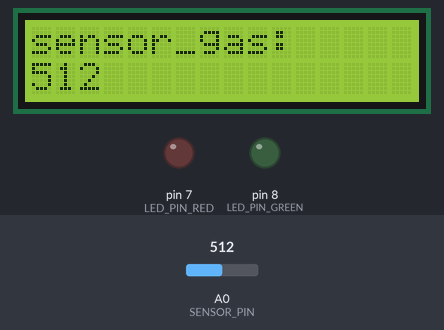
Bench run of a sketch on a simulated Arduino Uno, built with avr-gcc and run on an emulated ATmega328P. Shown: 16×2 character LCD, output pins drawn as LEDs (lit = HIGH). The test bench sets the inputs (shaded band); at power-on: A0 (SENSOR_PIN) = 512. What the sketch prints to the serial monitor is not drawn.

Above: at 11.2 s.
11.3 s: A0 (SENSOR_PIN) set to 483
At 13.1 s:
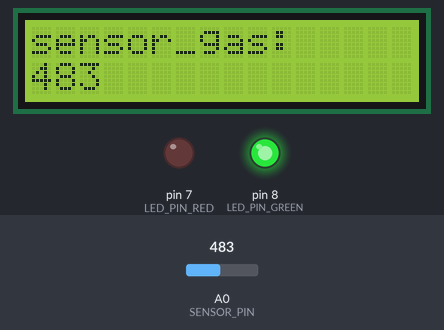
13.6 s: A0 (SENSOR_PIN) set to 1011
At 14.8 s:
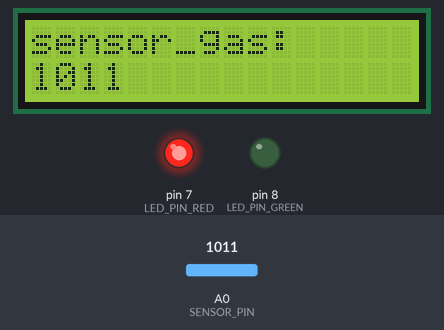
15.6 s: A0 (SENSOR_PIN) set to 1023
At 16.5 s:
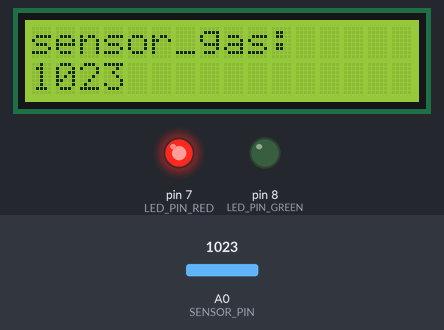
Timing chart, 0 to 18.6 s (numbered marks = the images above; inputs shaded):
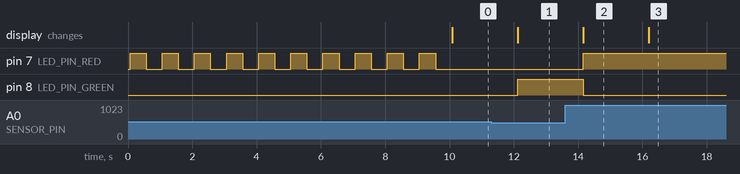

Measured:
- the behaviour switches between 500 and 499 on A0 (SENSOR_PIN) (found by bisection; images 0 and 1)
- after the input at 11.3 s, pin 8 (LED_PIN_GREEN): LOW → HIGH after 0.82 s; the display: changes after 0.82 s (image 1)
- after the input at 13.6 s, pin 7 (LED_PIN_RED): LOW → HIGH after 0.56 s; pin 8 (LED_PIN_GREEN): HIGH → LOW after 0.56 s; the display: changes after 0.56 s (image 2)
- after the input at 15.6 s, the display: changes after 0.59 s (image 3)

The sketch:

MQ_sensor.ino
```cpp
#include <Wire.h>
#include <LiquidCrystal_I2C.h>

#define LED_PIN_RED 7
#define LED_PIN_GREEN 8
#define SENSOR_PIN A0

LiquidCrystal_I2C lcd(0x27, 16, 2);

void setup() {
  // Konfigurasi pin sensor dan LED
  pinMode(SENSOR_PIN, INPUT);
  pinMode(LED_PIN_RED, OUTPUT);
  pinMode(LED_PIN_GREEN, OUTPUT);

  // Memulai komunikasi serial
  Serial.begin(9600);
  Serial.println("MQ3 Sensor Heating Up!");

  // Inisialisasi LCD
  lcd.init();
  lcd.backlight();

  // Blink LED merah saat pemanasan sensor
  for (int i = 0; i < 10; i++) {
    digitalWrite(LED_PIN_RED, HIGH);
    delay(500);
    digitalWrite(LED_PIN_RED, LOW);
    delay(500);
  }
}

void loop() {
  // Membaca nilai dari sensor gas
  int gasValue = analogRead(SENSOR_PIN);

  // Menampilkan nilai sensor di Serial Monitor
  Serial.print("Sensor Value: ");
  Serial.println(gasValue);

  // Menampilkan nilai sensor di LCD
  lcd.clear();
  lcd.setCursor(0, 0);
  lcd.print("sensor_gas:");
  lcd.setCursor(0, 1);
  lcd.print(gasValue);

  // Mengatur status LED berdasarkan nilai sensor
  setLED(gasValue);

  // Delay untuk stabilisasi pembacaan sensor
  delay(1000);
}

// Fungsi untuk mengatur status LED
void setLED(int value) {
  // Tentukan nilai batas atas dan bawah
  const int upperThreshold = 1001;
  const int lowerThreshold = 500;

  if (value > upperThreshold) {
    // Nilai sensor di atas batas atas (berbahaya)
    digitalWrite(LED_PIN_RED, HIGH);
    digitalWrite(LED_PIN_GREEN, LOW);
  } else if (value < lowerThreshold) {
    // Nilai sensor di bawah batas bawah (normal)
    digitalWrite(LED_PIN_RED, LOW);
    digitalWrite(LED_PIN_GREEN, HIGH);
  } else {
    // Nilai sensor di antara batas bawah dan atas (waspada)
    digitalWrite(LED_PIN_RED, LOW);
    digitalWrite(LED_PIN_GREEN, LOW);
  }
}
```
